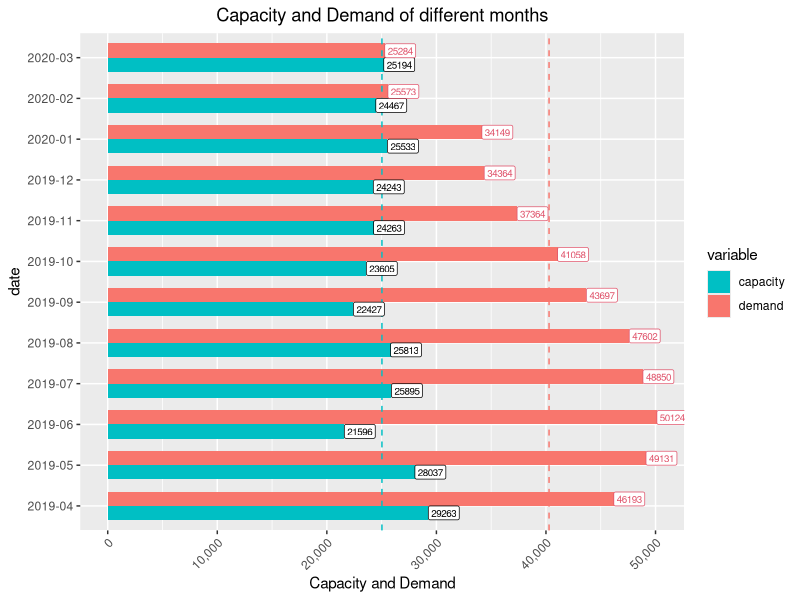

The R script that drew this image:
library(lubridate)
library(dplyr)
library(readr)
library(ggplot2)
require(reshape2)

q6_data <- read_csv("data/q6_data.csv")
colnames(q6_data) <- tolower(colnames(q6_data))
cap <- q6_data$capacity
dem <- q6_data$demand
q6_data <- melt(q6_data, id = "date")

q6_data %>%
  ggplot() +
  geom_bar(aes(x = date, y = value, fill = variable), width = 0.7, position = "dodge", stat = "identity") +
  geom_hline(yintercept = mean(dem), linetype = "dashed", color = "#f8766d") +
  geom_hline(yintercept = mean(cap), linetype = "dashed", color = "#00bfc4") +
  geom_label(aes(x = date, y = value, label = value), col=as.factor(q6_data$variable), position = position_dodge(width = 0.9), vjust = ifelse(q6_data$variable == "demand", 0, 1), size=2.5, hjust = 0) +
  scale_fill_manual(values = c("#00bfc4", "#f8766d")) +
  labs(title = "Capacity and Demand of different months", x = "date", y = "Capacity and Demand") +
  theme(plot.title = element_text(hjust = 0.5)) +
  coord_flip() +
  theme(axis.text.x = element_text(angle = 45, hjust = 1)) +
  scale_y_continuous(labels = scales::comma)
